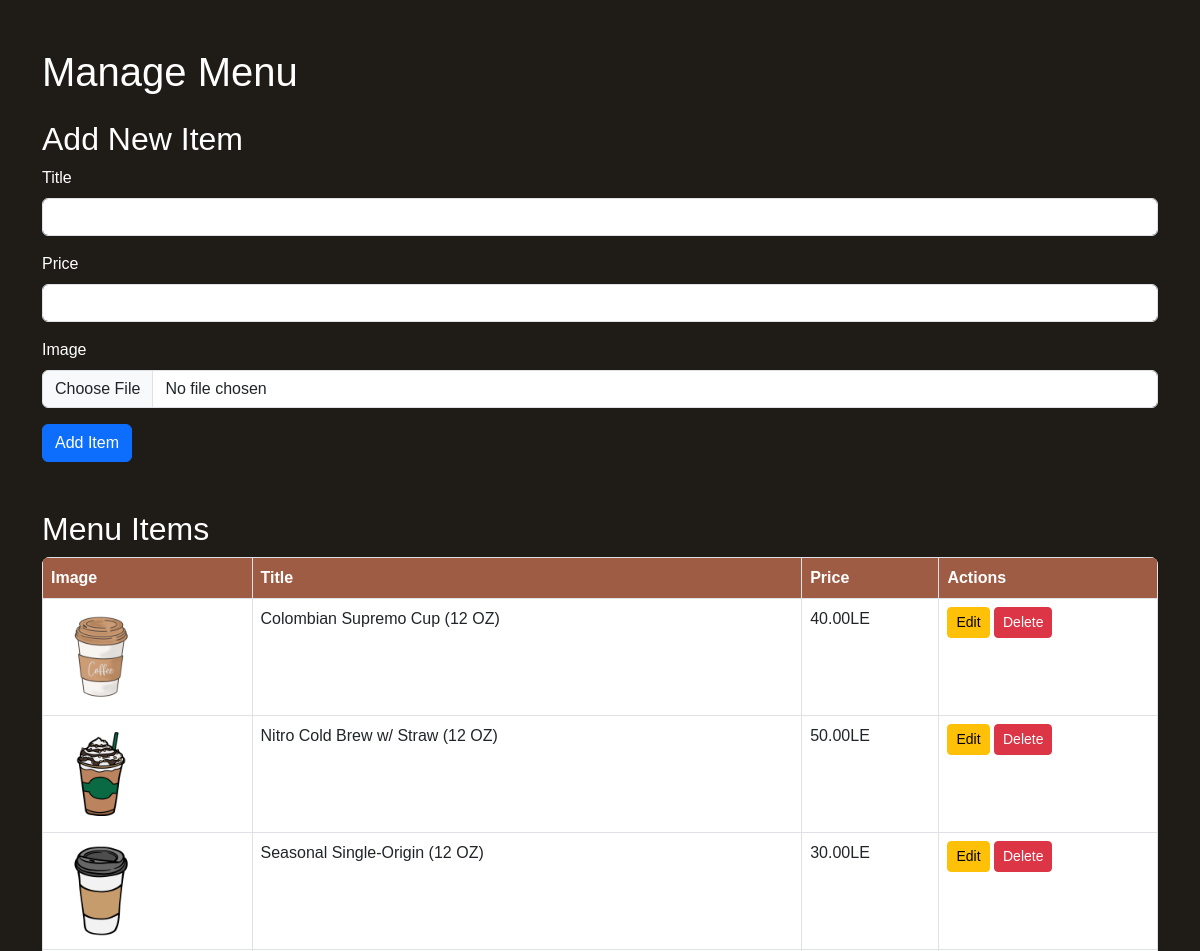
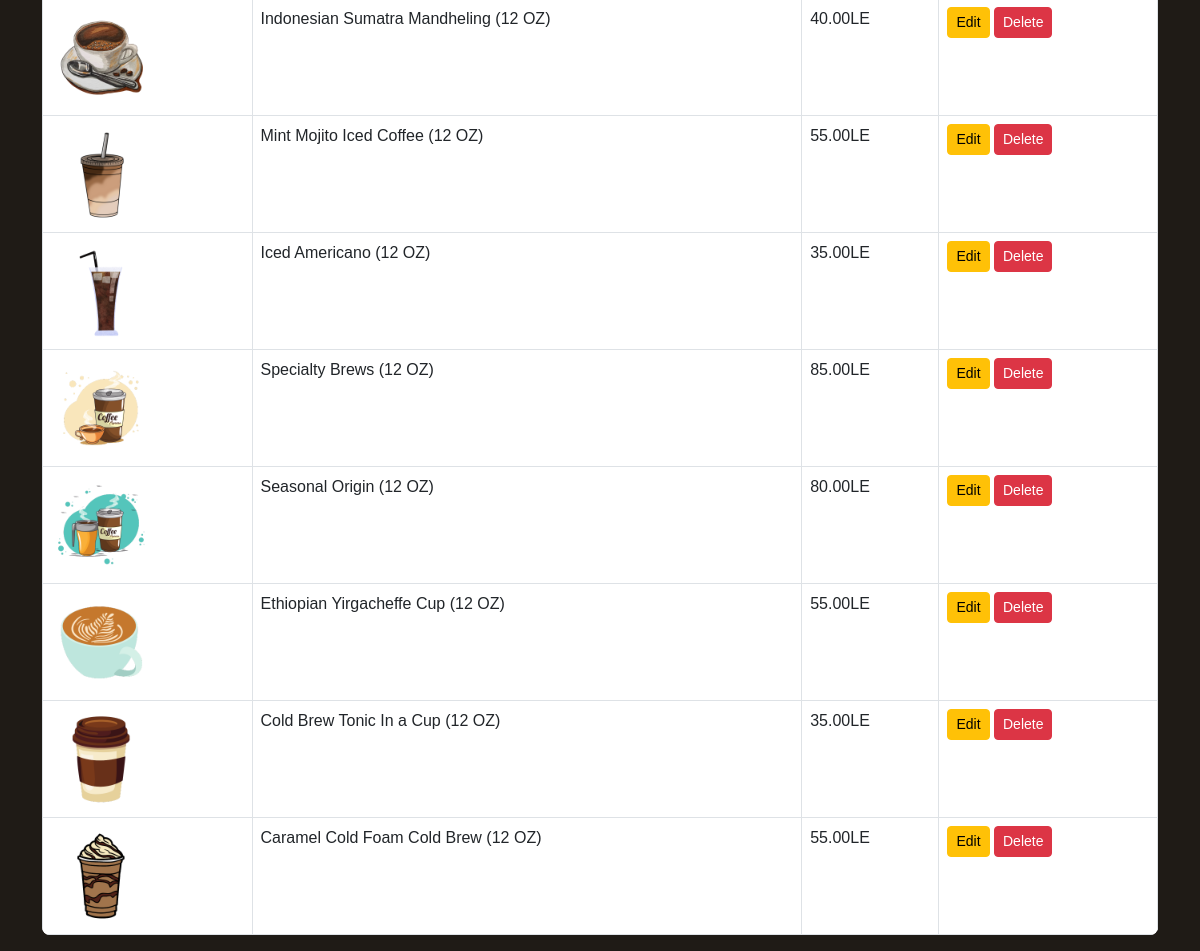
Screenshot of /adminmenu.php with the database file from the repository (2 pictures, top to bottom).
### tables this page shows
CREATE TABLE `menu_items` (
  `id` int(11) NOT NULL,
  `title` varchar(255) NOT NULL,
  `price` int(11) NOT NULL,
  `image_url` varchar(255) NOT NULL
);

### adminmenu.php (the view, shortened to what this page needs)
<?php
$host = 'localhost';
$username = 'root';
$password = '';
$database = 'coffe_shop_reg';
$conn = new mysqli($host, $username, $password, $database);
$editItem = null;
$menuItems = $conn->query("SELECT * FROM menu_items")->fetch_all(MYSQLI_ASSOC);
?>
<!DOCTYPE html>
<html lang="en">
<head>
    <link href="https://cdn.jsdelivr.net/npm/bootstrap@5.3.0-alpha3/dist/css/bootstrap.min.css" rel="stylesheet">
    <link rel="stylesheet" href="./assets/css/adminmenu.css">
</head>
<body>
    <div class="container mt-5">
        <h1>Manage Menu</h1>
        <div class="mt-4">
            <h2><?php echo isset($editItem) ? 'Edit Item' : 'Add New Item'; ?></h2>
            <form action="adminmenu.php" method="POST" enctype="multipart/form-data">
                <div class="mb-3">
                    <label for="title" class="form-label">Title</label>
                    <input type="text" class="form-control" id="title" name="title" required value="<?php echo htmlspecialchars($editItem['title'] ?? ''); ?>">
                </div>
                <div class="mb-3">
                    <label for="price" class="form-label">Price</label>
                    <input type="number" class="form-control" id="price" name="price" required value="<?php echo htmlspecialchars($editItem['price'] ?? ''); ?>">
                </div>
                <div class="mb-3">
                    <label for="image" class="form-label">Image</label>
                    <input type="file" class="form-control" id="image" name="image">
                </div>
                <button type="submit" name="<?php echo isset($editItem) ? 'update_item' : 'add_item'; ?>" class="btn btn-primary">
                    <?php echo isset($editItem) ? 'Update Item' : 'Add Item'; ?>
                </button>
            </form>
        </div>
        <div class="mt-5">
            <h2>Menu Items</h2>
            <table class="table table-bordered">
                <thead>
                    <tr>
                        <th>Image</th>
                        <th>Title</th>
                        <th>Price</th>
                        <th>Actions</th>
                    </tr>
                </thead>
                <tbody>
                    <?php foreach ($menuItems as $item): ?>
                        <tr>
                            <td><img src="<?php echo $item['image_url']; ?>" alt="Menu Item" width="100"></td>
                            <td><?php echo htmlspecialchars($item['title']); ?></td>
                            <td><?php echo number_format($item['price'], 2); ?>LE</td>
                            <td>
                                <a href="adminmenu.php?edit=<?php echo $item['id']; ?>" class="btn btn-warning btn-sm">Edit</a>
                                <a href="adminmenu.php?delete=<?php echo $item['id']; ?>" class="btn btn-danger btn-sm" onclick="return confirm('Are you sure?')">Delete</a>
                            </td>
                        </tr>
                    <?php endforeach; ?>
                </tbody>
            </table>
        </div>
    </div>
</body>
</html>

### assets/css/adminmenu.css (style rules this page uses)
:root { --coffee: #9F5C44; --dark-coffee: #7A4330; --light-coffee: #B56E51; --mocha: #644C2C; --bg-dark: #1F1B16; --text-light: #ffffff; --text-dark: #13131A; }
body { background-color: var(--bg-dark); color: var(--text-light); font-family: Arial, sans-serif; }
.table { background-color: var(--text-light); color: var(--text-dark); border-radius: 8px; overflow: hidden; }
.table th { background-color: var(--coffee); color: var(--text-light); }

### rows the page displays
menu_items: image_url (picture), title "Colombian Supremo Cup (12 OZ)", price "40.00"
menu_items: image_url (picture), title "Nitro Cold Brew w/ Straw (12 OZ)", price "50.00"
menu_items: image_url (picture), title "Seasonal Single-Origin (12 OZ)", price "30.00"
menu_items: image_url (picture), title "Indonesian Sumatra Mandheling (12 OZ)", price "40.00"
menu_items: image_url (picture), title "Mint Mojito Iced Coffee (12 OZ)", price "55.00"
menu_items: image_url (picture), title "Iced Americano (12 OZ)", price "35.00"
menu_items: image_url (picture), title "Specialty Brews (12 OZ)", price "85.00"
menu_items: image_url (picture), title "Seasonal Origin (12 OZ)", price "80.00"
menu_items: image_url (picture), title "Ethiopian Yirgacheffe Cup (12 OZ)", price "55.00"
menu_items: image_url (picture), title "Cold Brew Tonic In a Cup (12 OZ)", price "35.00"
menu_items: image_url (picture), title "Caramel Cold Foam Cold Brew (12 OZ)", price "55.00"
